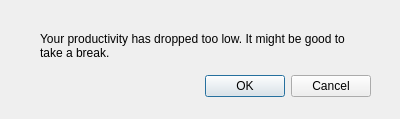
<?xml version="1.0" encoding="UTF-8"?>
<ui version="4.0">
 <class>LowProductivity</class>
 <widget class="QDialog" name="LowProductivity">
  <property name="geometry">
   <rect>
    <x>0</x>
    <y>0</y>
    <width>400</width>
    <height>119</height>
   </rect>
  </property>
  <property name="windowTitle">
   <string>Dialog</string>
  </property>
  <property name="modal">
   <bool>false</bool>
  </property>
  <widget class="QDialogButtonBox" name="buttonBox">
   <property name="geometry">
    <rect>
     <x>30</x>
     <y>70</y>
     <width>341</width>
     <height>32</height>
    </rect>
   </property>
   <property name="orientation">
    <enum>Qt::Horizontal</enum>
   </property>
   <property name="standardButtons">
    <set>QDialogButtonBox::Cancel|QDialogButtonBox::Ok</set>
   </property>
  </widget>
  <widget class="QLabel" name="label">
   <property name="geometry">
    <rect>
     <x>40</x>
     <y>20</y>
     <width>311</width>
     <height>51</height>
    </rect>
   </property>
   <property name="text">
    <string>Your productivity has dropped too low. It might be good to take a break.</string>
   </property>
   <property name="wordWrap">
    <bool>true</bool>
   </property>
  </widget>
 </widget>
 <resources/>
 <connections>
  <connection>
   <sender>buttonBox</sender>
   <signal>accepted()</signal>
   <receiver>LowProductivity</receiver>
   <slot>accept()</slot>
   <hints>
    <hint type="sourcelabel">
     <x>248</x>
     <y>254</y>
    </hint>
    <hint type="destinationlabel">
     <x>157</x>
     <y>274</y>
    </hint>
   </hints>
  </connection>
  <connection>
   <sender>buttonBox</sender>
   <signal>rejected()</signal>
   <receiver>LowProductivity</receiver>
   <slot>reject()</slot>
   <hints>
    <hint type="sourcelabel">
     <x>316</x>
     <y>260</y>
    </hint>
    <hint type="destinationlabel">
     <x>286</x>
     <y>274</y>
    </hint>
   </hints>
  </connection>
 </connections>
</ui>
